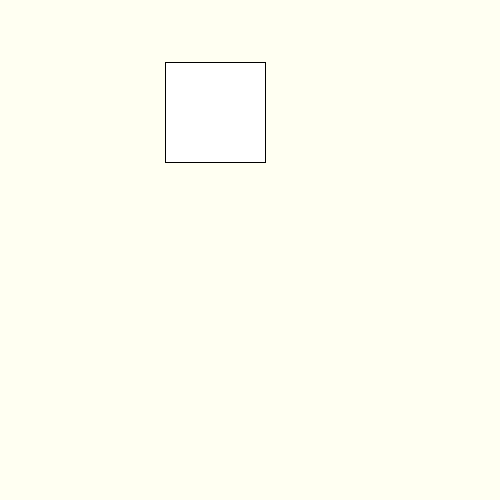
Frame 1 (no input)
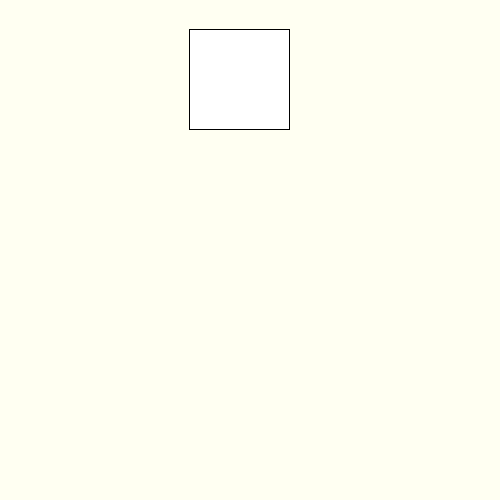
Frame 60 (the mouse pressed at the canvas centre just before this capture)
Frame 120 (the mouse held since frame 60 and released just before this capture): identical to frame 60, image omitted

The Processing sketch that drew these frames (run headless with seeded random() and noise(); from frame 60 on, the mouse is pressed at the canvas centre):

// Processing sketch: week02_HLN_frameRate_dy
// ── week02_HLN_frameRate_dy.pde
float [] HLE = {-1042, -3479.7, 1003.7, -1669, -1639.6, -14219, -3655.1, -4917, 9363.2, -4271.8, -24, 681};//東西方向
float [] HLN = {-17090, -13711, -22888, -19631, -23818, -18573, -19636, -15648, -18256, -15721, -17776, -15581};//南北方向
int N=12;//HLE陣列中值的數量
void setup()
{
  size(500,500);
  frameRate(10);//放慢晃動的速度
}
void draw()
{
  background(#FFFFF2);
  //             從無到有走了幾格 /100把HLE的值做縮小
  float dx = HLE[frameCount%N]/100;//有dx的移動量
  float dy = HLN[frameCount%N]/100;//dy的移動量
  rect(200+dx,200+dy,100,100);//正方形
}
